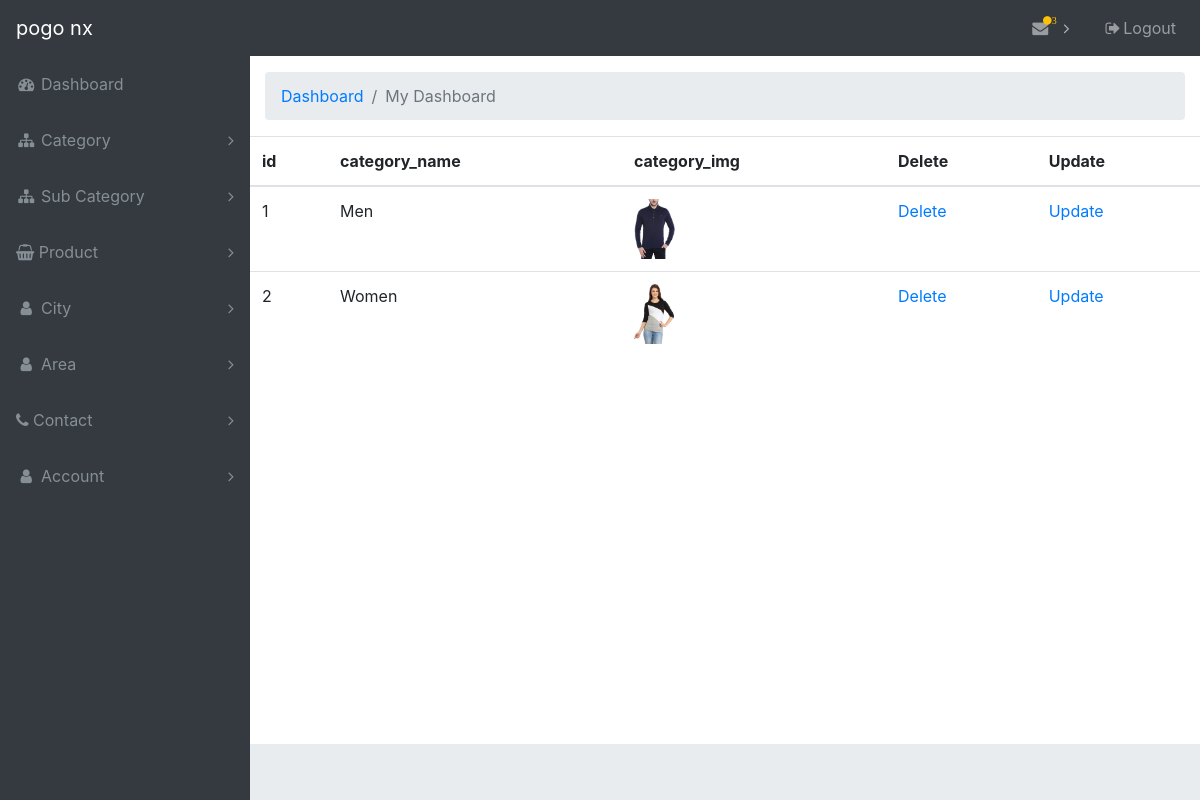
Screenshot of /admin/viewcategory.php with the database file from the repository.
### tables this page shows
CREATE TABLE `category` (
  `category_id` int(11) NOT NULL,
  `category_name` varchar(20) NOT NULL,
  `category_img` varchar(255) NOT NULL
);

### admin/viewcategory.php (the view)
<?php
  include('header.php');
$conn=mysqli_connect("localhost","root","","shopping")or die("database not connected");
$res=mysqli_query($conn,"SELECT * FROM category");
$id=1;
?>
<div class="content-wrapper">
      <div class="container-fluid">
      <ol class="breadcrumb">
        <li class="breadcrumb-item">
          <a href="header.php">Dashboard</a>
        </li>
        <li class="breadcrumb-item active">My Dashboard</li>
      </ol>
      </div>
<table class="table">
  <thead>
    <tr>
      <th>id</th>
      <th>category_name</th>
      <th>category_img</th>
      <th>Delete</th>
      <th>Update</th>
    </tr>
  </thead>
<?php
while ($row=mysqli_fetch_array($res)){
?>
<tr>
    <td><?php echo $id++; ?></td>
    <td><?php echo $row['category_name']; ?></td>
    <td><img src="<?php echo $row['category_img']; ?>" style="height: 60px;"></td>
    <td><a href="deletecategory.php?id=<?php echo $row['category_id']; ?>">Delete</td>
    <td><a href="updatecategory.php?id=<?php echo $row['category_id']; ?>">Update</td>
</tr>
<?php
}
?>
</table>
</div>
<?php
  include('footer.php');
?>

### admin/css/sb-admin.css (style rules this page uses)
html { position: relative; min-height: 100%; }
body { overflow-x: hidden; }
body.sticky-footer { margin-bottom: 56px; }
body.sticky-footer .content-wrapper { min-height: calc(100vh - 56px - 56px); }
body.fixed-nav { padding-top: 56px; }
.content-wrapper { min-height: calc(100vh - 56px); padding-top: 1rem; }
.content-wrapper { overflow-x: hidden; background: white; }
@media (min-width: 992px) { .content-wrapper { margin-left: 250px; } }

### rows the page displays
category: category_name "Men", category_img (picture)
category: category_name "Women", category_img (picture)

### other values shown
$row "3"
